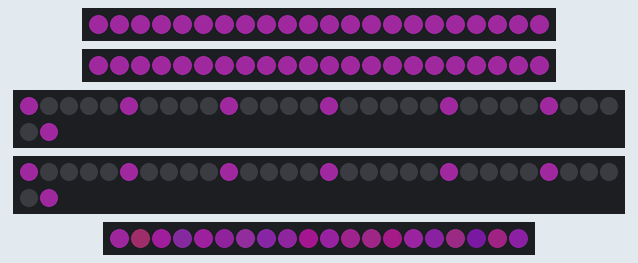
Recording of a sketch running on a simulated Arduino Uno, built with avr-gcc and run on an emulated ATmega328P. On the bench: 2 × 22 RGB LEDs in strip order, left to right, 2 × 32 RGB LEDs in strip order, left to right, continuing on the next row, 20 RGB LEDs in strip order, left to right. Dim RGB values are drawn brighter than linear; the strip is taken to match the declared colour order; random numbers use the default seed unless the sketch sets one.

Above: at 0.09 s.
At 5.49 s:
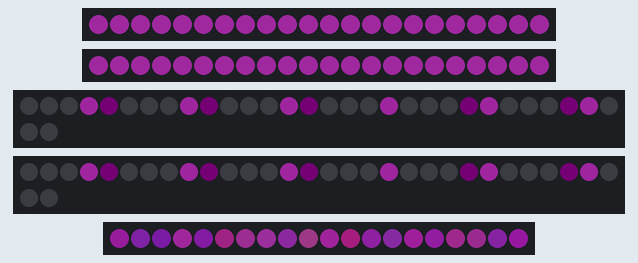
At 9.73 s:
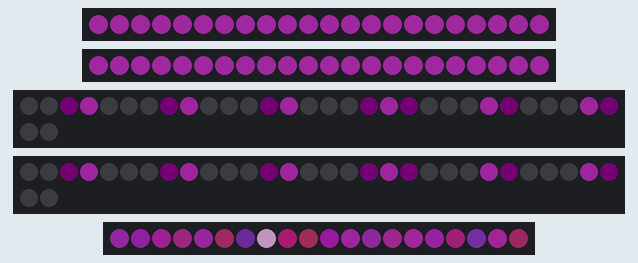
At 19.94 s:
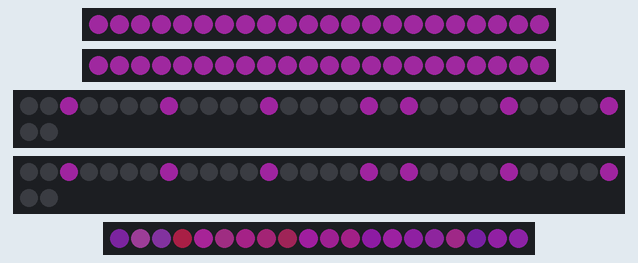
At 29.88 s:
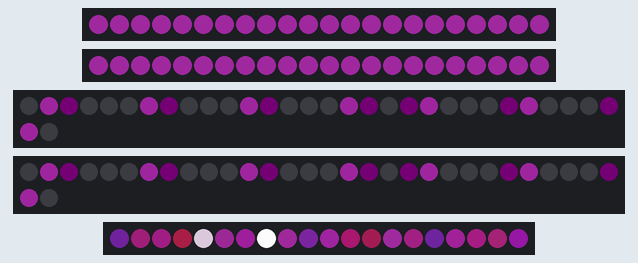
At 39.95 s:
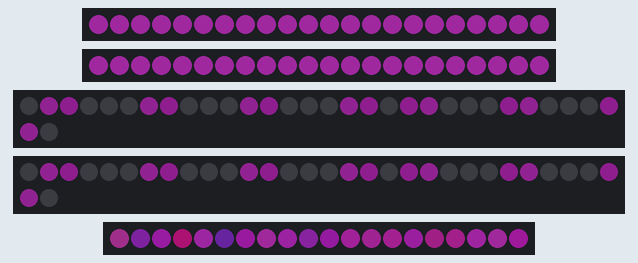

The sketch:

neosuit.ino
```cpp
// (licence header left out)
#include <Adafruit_NeoPixel.h>

const uint8_t PIN_STRIP_SHOULDER_LEFT = 6;
const uint8_t PIN_STRIP_SHOULDER_RIGHT = 3;
const uint8_t PIN_STRIP_GRID = 9;
const uint8_t PIN_STRIP_VENT_LEFT = 5;
const uint8_t PIN_STRIP_VENT_RIGHT = 10;

const uint16_t PIXEL_COUNT_SHOULDER_INNER = 13;
const uint16_t PIXEL_COUNT_SHOULDER_OUTER = 19;
const uint16_t PIXEL_COUNT_GRID = 20;
const uint16_t PIXEL_COUNT_VENT = 18;
const uint16_t PIXEL_COUNT_STUD = 4;

Adafruit_NeoPixel neoPixelStripGrid = Adafruit_NeoPixel(PIXEL_COUNT_GRID, PIN_STRIP_GRID, NEO_RGB + NEO_KHZ800);
Adafruit_NeoPixel neoPixelStripVentLeft = Adafruit_NeoPixel(PIXEL_COUNT_VENT + PIXEL_COUNT_STUD, PIN_STRIP_VENT_LEFT, NEO_RGB + NEO_KHZ800);
Adafruit_NeoPixel neoPixelStripVentRight = Adafruit_NeoPixel(PIXEL_COUNT_VENT + PIXEL_COUNT_STUD, PIN_STRIP_VENT_RIGHT, NEO_RGB + NEO_KHZ800);
Adafruit_NeoPixel neoPixelStripShoulderLeft = Adafruit_NeoPixel(PIXEL_COUNT_SHOULDER_INNER + PIXEL_COUNT_SHOULDER_OUTER, PIN_STRIP_SHOULDER_LEFT, NEO_GRB + NEO_KHZ800);
Adafruit_NeoPixel neoPixelStripShoulderRight = Adafruit_NeoPixel(PIXEL_COUNT_SHOULDER_INNER + PIXEL_COUNT_SHOULDER_OUTER, PIN_STRIP_SHOULDER_RIGHT, NEO_GRB + NEO_KHZ800);

// Base color (Pink for now. Originally r255, g061, b255 but divided by 8.)
const uint8_t COLOR_BASE_RED = 32;
const uint8_t COLOR_BASE_GREEN = 8;
const uint8_t COLOR_BASE_BLUE = 32;
const uint32_t COLOR_BASE = neoPixelStripGrid.Color(COLOR_BASE_RED, COLOR_BASE_GREEN, COLOR_BASE_BLUE);

// Alert color
const uint32_t COLOR_ALERT = neoPixelStripGrid.Color(0, 255, 0);  // Green

// Black
const uint32_t COLOR_BLACK = neoPixelStripGrid.Color(0, 0, 0);

const double VENT_STATE_FADE_FREQUENTLY_CHANCE = .25;
const double VENT_STATE_FADE_ONCE_CHANCE = .75;

const uint8_t GRID_FRONT_FACING_PIXEL_COUNT = 3;
const uint16_t GRID_FRONT_FACING_PIXELS[] = {0, 4, 7};

const double GRID_ALERT_ONE_PIXEL_CHANCE = .70;
const double GRID_ALERT_MULTIPLE_PIXELS_CHANCE = .30;
const uint8_t GRID_ALERT_MULTIPLE_PIXEL_COUNT = 3;
const unsigned long GRID_ALERT_MIN_DELAY = 180000;  // 3 min
const unsigned long GRID_ALERT_MAX_DELAY = 540000;  // 9 min max delay plus min delay.
const unsigned long GRID_ALERT_BLINK_HALF_PERIOD = 500;  // Time in milliseconds
const unsigned long GRID_ALERT_DURATION = 60000;

const double GRID_NEAR_WHITE_ONE_PIXEL_CHANCE = .80;
const double GRID_NEAR_WHITE_THREE_PIXELS_CHANCE = .20;
const uint8_t GRID_NEAR_WHITE_MULTIPLE_PIXEL_COUNT = 3;
const unsigned long GRID_NEAR_WHITE_MIN_DELAY = 5000;  // 5 Seconds
const unsigned long GRID_NEAR_WHITE_MAX_DELAY = 10000;  // 10 seconds max delay plus min delay.
const unsigned long GRID_NEAR_WHITE_FLASH_DURATION = 4000;
const unsigned long GRID_NEAR_WHITE_MULTIPLE_SEPARATION = 1000;  // How often multple flashes start after each other.

const double SHIMMER_COLOR_SHIFT_MULTIPLIER = .50;

const uint16_t SHOULDER_LEAD_SEPARATION = 5;
const unsigned long SHOULDER_CYCLE_TIME = 250;  // Time in milliseconds

const unsigned long VENT_STATE_FADE_MIN_DELAY = 90000;  // 1.5 min
const unsigned long VENT_STATE_FADE_MAX_DELAY = 360000;  // 6 min tops plus the min delay
const unsigned long VENT_CYCLE_TIME = 4000;  // Time in milliseconds
const uint8_t VENT_CYCLE_FREQUENTLY_COUNT = 8;

const uint16_t INDEX_VENT_LEFT_START = 0;  // 18 Pixels
const uint16_t INDEX_VENT_RIGHT_START = 0;  // 18 Pixels
const uint16_t INDEX_STUD_LEFT_START = 18;  // 4 Pixels
const uint16_t INDEX_STUD_RIGHT_START = 18;  // 4 Pixels
const uint16_t INDEX_SHOULDER_INNER_LEFT_START = 19;  // 13 Pixels
const uint16_t INDEX_SHOULDER_OUTER_LEFT_START = 0;  // 19 Pixels
const uint16_t INDEX_SHOULDER_INNER_RIGHT_START = 19;  // 13 Pixels
const uint16_t INDEX_SHOULDER_OUTER_RIGHT_START = 0;  // 19 Pixels
const uint16_t INDEX_GRID_START = 0;  // 20 Pixels

const uint8_t ZONE_VENT_LEFT = 2;
const uint8_t ZONE_VENT_RIGHT = 3;
const uint8_t ZONE_STUD_LEFT = 4;
const uint8_t ZONE_STUD_RIGHT = 5;
const uint8_t ZONE_SHOULDER_INNER_LEFT = 6;
const uint8_t ZONE_SHOULDER_OUTER_LEFT = 7;
const uint8_t ZONE_SHOULDER_INNER_RIGHT = 8;
const uint8_t ZONE_SHOULDER_OUTER_RIGHT = 9;
const uint8_t ZONE_GRID = 10;

unsigned long ventFadeStartTime;
unsigned long ventFadeEndTime;

uint8_t gridAlertPixelCount;
unsigned long gridAlertStartTime;
unsigned long gridAlertEndTime;
double gridAlertPixelRanks[GRID_FRONT_FACING_PIXEL_COUNT];
uint16_t gridAlertPixelIndexes[GRID_FRONT_FACING_PIXEL_COUNT];
uint8_t gridNearWhitePixelCount;
unsigned long gridNearWhiteStartTime;
unsigned long gridNearWhiteEndTime;
double gridNearWhitePixelRanks[GRID_FRONT_FACING_PIXEL_COUNT];
uint16_t gridNearWhitePixelIndexes[GRID_FRONT_FACING_PIXEL_COUNT];

double randomDouble() {
    double randomNumber = random(0, 1569324981) / 1569324981.0;
    return randomNumber;
}

uint16_t getZoneOffset(uint8_t zone) {

    uint16_t zoneOffset;

    if (zone == ZONE_VENT_LEFT) {
        zoneOffset = INDEX_VENT_LEFT_START;
    }
    else if (zone == ZONE_VENT_RIGHT) {
        zoneOffset = INDEX_VENT_RIGHT_START;
    }
    else if (zone == ZONE_STUD_LEFT) {
        zoneOffset = INDEX_STUD_LEFT_START;
    }
    else if (zone == ZONE_STUD_RIGHT) {
        zoneOffset = INDEX_STUD_RIGHT_START;
    }
    else if (zone == ZONE_SHOULDER_INNER_LEFT) {
        zoneOffset = INDEX_SHOULDER_INNER_LEFT_START;
    }
    else if (zone == ZONE_SHOULDER_OUTER_LEFT) {
        zoneOffset = INDEX_SHOULDER_OUTER_LEFT_START;
    }
    else if (zone == ZONE_SHOULDER_INNER_RIGHT) {
        zoneOffset = INDEX_SHOULDER_INNER_RIGHT_START;
    }
    else if (zone == ZONE_SHOULDER_OUTER_RIGHT) {
        zoneOffset = INDEX_SHOULDER_OUTER_RIGHT_START;
    }
    else if (zone == ZONE_GRID) {
        zoneOffset = INDEX_GRID_START;
    }

    return zoneOffset;
}

uint8_t getRedColor(uint32_t color) {
     return (uint8_t)(color >> 16);
}

uint8_t getGreenColor(uint32_t color) {
     return (uint8_t)(color >> 8);
}

uint8_t getBlueColor(uint32_t color) {
     return (uint8_t)color;
}

uint32_t getColor(uint8_t zone, uint16_t pixelIndex) {

    // Due to how the inner shoulder is wired, invert the pixel index.
    if (zone == ZONE_SHOULDER_INNER_RIGHT || zone == ZONE_SHOULDER_INNER_LEFT) {
        pixelIndex = PIXEL_COUNT_SHOULDER_INNER - pixelIndex - 1;
    }

    uint16_t pixelOffset = getZoneOffset(zone) + pixelIndex;
    uint32_t color;

    if (zone == ZONE_VENT_LEFT || zone == ZONE_STUD_LEFT) {
        color = neoPixelStripVentLeft.getPixelColor(pixelOffset);
    }
    else if (zone == ZONE_VENT_RIGHT || zone == ZONE_STUD_RIGHT) {
        color = neoPixelStripVentRight.getPixelColor(pixelOffset);
    }
    else if (zone == ZONE_SHOULDER_INNER_LEFT || zone == ZONE_SHOULDER_OUTER_LEFT) {
        color = neoPixelStripShoulderLeft.getPixelColor(pixelOffset);
    }
    else if (zone == ZONE_SHOULDER_INNER_RIGHT || zone == ZONE_SHOULDER_OUTER_RIGHT) {
        color = neoPixelStripShoulderRight.getPixelColor(pixelOffset);
    }
    else {
        color = neoPixelStripGrid.getPixelColor(pixelOffset);
    }

    return color;
}

void setColor(uint8_t zone, uint16_t pixelIndex, uint32_t color) {

    // Due to how the inner shoulder is wired, invert the pixel index.
    if (zone == ZONE_SHOULDER_INNER_RIGHT || zone == ZONE_SHOULDER_INNER_LEFT) {
        pixelIndex = PIXEL_COUNT_SHOULDER_INNER - pixelIndex - 1;
    }

    uint16_t pixelOffset = getZoneOffset(zone) + pixelIndex;

    if (zone == ZONE_VENT_LEFT || zone == ZONE_STUD_LEFT) {
        neoPixelStripVentLeft.setPixelColor(pixelOffset, color);
    }
    else if (zone == ZONE_VENT_RIGHT || zone == ZONE_STUD_RIGHT) {
        neoPixelStripVentRight.setPixelColor(pixelOffset, color);
    }
    else if (zone == ZONE_SHOULDER_INNER_LEFT || zone == ZONE_SHOULDER_OUTER_LEFT) {
        neoPixelStripShoulderLeft.setPixelColor(pixelOffset, color);
    }
    else if (zone == ZONE_SHOULDER_INNER_RIGHT || zone == ZONE_SHOULDER_OUTER_RIGHT) {
        neoPixelStripShoulderRight.setPixelColor(pixelOffset, color);
    }
    else {
        neoPixelStripGrid.setPixelColor(pixelOffset, color);
    }
}

void animateVents(unsigned long currentFrameTime) {

    // Random fade off then on frequently
    if (currentFrameTime >= ventFadeStartTime) {
	if (currentFrameTime < ventFadeEndTime) {

            const unsigned long fadeTime = currentFrameTime - ventFadeStartTime;

            // Set vent color based on a cosine wave.
            const double fadeAmount = cos((fadeTime + 0.0)/ VENT_CYCLE_TIME * 2 * PI) / 2 + .5;

            setVentsFade(fadeAmount);
        }
        else {
            turnVentsOnAndCalculateNextFadeTime(currentFrameTime);
        }
    }
    // Just stay on.
    else {
        // Don't really have to do anything here.
    }
}

void turnVentsOnAndCalculateNextFadeTime(unsigned long currentFrameTime) {

    setVentsFade(1.0);

    ventFadeStartTime = currentFrameTime + VENT_STATE_FADE_MIN_DELAY + (VENT_STATE_FADE_MAX_DELAY * randomDouble());

    // Determine the next type of vent fade.
    if (VENT_STATE_FADE_FREQUENTLY_CHANCE < randomDouble()) {
        ventFadeEndTime = ventFadeStartTime + VENT_CYCLE_TIME;
    }
    else {
        ventFadeEndTime = ventFadeStartTime + (VENT_CYCLE_TIME * VENT_CYCLE_FREQUENTLY_COUNT);
    }
}

void setFadedColor(uint8_t zone, uint16_t pixelIndex, uint32_t color, double amountOn) {

    const uint8_t fadedRed = uint8_t(getRedColor(color) * amountOn);
    const uint8_t fadedGreen = uint8_t(getGreenColor(color) * amountOn);
    const uint8_t fadedBlue = uint8_t(getBlueColor(color) * amountOn);
    const uint32_t fadedColor = neoPixelStripGrid.Color(fadedRed, fadedGreen, fadedBlue);

    setColor(zone, pixelIndex, fadedColor);
}

void setVentsFade(double fadeAmount) {
    for (uint16_t pixelIndex = 0; pixelIndex < PIXEL_COUNT_VENT; pixelIndex++) {
        setFadedColor(ZONE_VENT_LEFT, pixelIndex, COLOR_BASE, fadeAmount);
        setFadedColor(ZONE_VENT_RIGHT, pixelIndex, COLOR_BASE, fadeAmount);
    }
}

void animateSholders(unsigned long currentFrameTime) {
    // Animate inner strips
    animateShouldersSubZone(ZONE_SHOULDER_INNER_LEFT, ZONE_SHOULDER_INNER_RIGHT, currentFrameTime, PIXEL_COUNT_SHOULDER_INNER);
    // Animate outer strips
    animateShouldersSubZone(ZONE_SHOULDER_OUTER_LEFT, ZONE_SHOULDER_OUTER_RIGHT, currentFrameTime, PIXEL_COUNT_SHOULDER_OUTER);
}

/*
 * Animates either the inner or outer shoulder LED string.
 */
void animateShouldersSubZone(uint8_t leftZone, uint8_t rightZone, unsigned long currentFrameTime, uint16_t pixelCount) {

    const double placeInCycle = (currentFrameTime % SHOULDER_CYCLE_TIME + 0.0) / SHOULDER_CYCLE_TIME * SHOULDER_LEAD_SEPARATION;
    const uint16_t firstFadedLight = uint16_t(placeInCycle);
    const uint16_t secondFadedLight = uint16_t(placeInCycle + 1) % SHOULDER_LEAD_SEPARATION;

    for (uint16_t pixelIndex = 0; pixelIndex < pixelCount; pixelIndex++) {

        const uint16_t pixelInCycle = pixelIndex % SHOULDER_LEAD_SEPARATION;
        const uint16_t firstPixelOfSeparation = pixelIndex / SHOULDER_LEAD_SEPARATION * SHOULDER_LEAD_SEPARATION;

        // Basically here I am trying to fade two pixels to represent when a pixel should be fully on between two
        //   pixels.
        if (firstFadedLight + firstPixelOfSeparation == pixelIndex) {
            double amountOn = uint16_t(placeInCycle) + 1 - placeInCycle;
            setFadedColor(leftZone, pixelIndex, COLOR_BASE, amountOn);
            setFadedColor(rightZone, pixelIndex, COLOR_BASE, amountOn);
        }
        else if (secondFadedLight + firstPixelOfSeparation == pixelIndex) {
            double amountOn = placeInCycle - uint16_t(placeInCycle);
            setFadedColor(leftZone, pixelIndex, COLOR_BASE, amountOn);
            setFadedColor(rightZone, pixelIndex, COLOR_BASE, amountOn);
        }
        else {
            setColor(leftZone, pixelIndex, COLOR_BLACK);
            setColor(rightZone, pixelIndex, COLOR_BLACK);
        }
    }
}

/*
 * 'Shimmers' the pixels not used in other effects. Shimmering is setting the remaining grid pixels to a somewhat
 *   random deviation of the base color.
 */
void shimmerRemainingPixels(boolean pixelsUsed[]) {
    for (uint16_t pixelIndex = 0; pixelIndex < PIXEL_COUNT_GRID; pixelIndex++) {
        if (pixelsUsed[pixelIndex] == false) {
            uint8_t adjustedRed = uint8_t(min(max(COLOR_BASE_RED + (COLOR_BASE_RED * SHIMMER_COLOR_SHIFT_MULTIPLIER * randomDouble() * (randomDouble() * 2 - 1)), 0), 255));
            uint8_t adjustedGreen = uint8_t(min(max(COLOR_BASE_GREEN + (COLOR_BASE_GREEN * SHIMMER_COLOR_SHIFT_MULTIPLIER * randomDouble() * (randomDouble() * 2 - 1)), 0), 255));
            uint8_t adjustedBlue = uint8_t(min(max(COLOR_BASE_BLUE + (COLOR_BASE_BLUE * SHIMMER_COLOR_SHIFT_MULTIPLIER * randomDouble() * (randomDouble() * 2 - 1)), 0), 255));
            uint32_t adjustedColor = neoPixelStripGrid.Color(adjustedRed, adjustedGreen, adjustedBlue);
            setColor(ZONE_GRID, pixelIndex, adjustedColor);
        }
    }
}

/*
 * Sorts the front facing pixels to assist with front facing pixel randomization.
 */
void swapSort(uint16_t indexArray[], double rankArray[]) {

    boolean done = false;  // flag to know when we're done sorting
    while(done == false) {  // simple swap sort, sorts numbers from lowest to highest
        done = true;
        for (uint16_t index = 0; index < (GRID_FRONT_FACING_PIXEL_COUNT - 1); index++) {
            if (rankArray[index] > rankArray[index + 1]) {  // numbers are out of order - swap
                uint16_t swapIndex = indexArray[index + 1];
                double swapRank = rankArray[index + 1];
                indexArray[index + 1] = indexArray[index];
                rankArray[index + 1] = rankArray[index];
                indexArray[index] = swapIndex;
                rankArray[index] = swapRank;
                done = false;
            }
        }
    }
}

/*
 * Determines when and the type of the next grid 'alert'. An 'alert' is essentially blinking red lights.
 */
void determineNextGridAlert(unsigned long currentFrameTime) {
    if (randomDouble() < GRID_ALERT_MULTIPLE_PIXELS_CHANCE) {
        gridAlertPixelCount = GRID_ALERT_MULTIPLE_PIXEL_COUNT;
    }
    else {
        gridAlertPixelCount = 1;
    }

    gridAlertStartTime = currentFrameTime + GRID_ALERT_MIN_DELAY + randomDouble() * GRID_ALERT_MAX_DELAY;
    gridAlertEndTime = gridAlertStartTime + GRID_ALERT_DURATION;

    for (uint8_t frontFacingPixelIndex = 0; frontFacingPixelIndex < GRID_FRONT_FACING_PIXEL_COUNT; frontFacingPixelIndex++) {
        gridAlertPixelRanks[frontFacingPixelIndex] = randomDouble();
        gridAlertPixelIndexes[frontFacingPixelIndex] = GRID_FRONT_FACING_PIXELS[frontFacingPixelIndex];
    }

    swapSort(gridAlertPixelIndexes, gridAlertPixelRanks);
}

/*
 * Determines when and the type of the next grid white flash.
 */
void determineNextGridNearWhite(unsigned long currentFrameTime) {

    if (randomDouble() < GRID_ALERT_MULTIPLE_PIXELS_CHANCE) {
        gridNearWhitePixelCount = GRID_ALERT_MULTIPLE_PIXEL_COUNT;
    }
    else {
        gridNearWhitePixelCount = 1;
    }

    gridNearWhiteStartTime = currentFrameTime + GRID_NEAR_WHITE_MIN_DELAY + randomDouble() * GRID_NEAR_WHITE_MAX_DELAY;
    gridNearWhiteEndTime = gridNearWhiteStartTime + GRID_NEAR_WHITE_FLASH_DURATION +
        (gridNearWhitePixelCount - 1) * GRID_NEAR_WHITE_MULTIPLE_SEPARATION;

    for (uint8_t frontFacingPixelIndex = 0; frontFacingPixelIndex < GRID_FRONT_FACING_PIXEL_COUNT; frontFacingPixelIndex++) {
        gridNearWhitePixelRanks[frontFacingPixelIndex] = randomDouble();
        gridNearWhitePixelIndexes[frontFacingPixelIndex] = GRID_FRONT_FACING_PIXELS[frontFacingPixelIndex];
    }

    swapSort(gridNearWhitePixelIndexes, gridNearWhitePixelRanks);
}

/*
 * Processes the next frame of the grid. Includes 'alert' flashes, bright white flashes, and a shimmer effect based on the
 *   base color.
 */
void animateGrid(unsigned long currentFrameTime) {

    boolean pixelsUsed[PIXEL_COUNT_GRID];
    for (uint16_t pixelsUsedIndex = 0; pixelsUsedIndex < PIXEL_COUNT_GRID; pixelsUsedIndex++) {
        pixelsUsed[pixelsUsedIndex] = false;
    }

    boolean frontFacingIndexesUsed[GRID_FRONT_FACING_PIXEL_COUNT];
    for (uint16_t frontFacingPixelIndex = 0; frontFacingPixelIndex < GRID_FRONT_FACING_PIXEL_COUNT; frontFacingPixelIndex++) {
        frontFacingIndexesUsed[frontFacingPixelIndex] = false;
    }

    // Three point alert color or one point alert color.
    if (currentFrameTime >= gridAlertStartTime) {

        if (currentFrameTime < gridAlertEndTime) {

            for (uint8_t alertPixelIndex = 0; alertPixelIndex < gridAlertPixelCount; alertPixelIndex++) {
                frontFacingIndexesUsed[alertPixelIndex] = true;

                uint16_t gridPixelIndex = gridAlertPixelIndexes[alertPixelIndex];

                unsigned long timeInPeriod = (currentFrameTime - gridAlertStartTime) % (2 * GRID_ALERT_BLINK_HALF_PERIOD);

                if (pixelsUsed[gridPixelIndex] == false &&
                        ((alertPixelIndex == 0 && timeInPeriod < GRID_ALERT_BLINK_HALF_PERIOD) ||
                        (alertPixelIndex == 1 && timeInPeriod > GRID_ALERT_BLINK_HALF_PERIOD) ||
                        (alertPixelIndex == 2))) {

                    setColor(ZONE_GRID, gridPixelIndex, COLOR_ALERT);
                    pixelsUsed[gridPixelIndex] = true;
                }
            }
        }
        else {
	    determineNextGridAlert(currentFrameTime);
        }
    }

    // Random 3 point or 1 point near white twinkle
    if (currentFrameTime >= gridNearWhiteStartTime) {

        if (currentFrameTime < gridNearWhiteEndTime) {

            for (uint8_t nearWhitePixelIndex = 0; nearWhitePixelIndex < gridNearWhitePixelCount; nearWhitePixelIndex++) {

                uint16_t gridPixelIndex = gridNearWhitePixelIndexes[nearWhitePixelIndex];

                if (pixelsUsed[gridPixelIndex] == false && frontFacingIndexesUsed[nearWhitePixelIndex] == false &&
                         gridNearWhiteStartTime + GRID_NEAR_WHITE_MULTIPLE_SEPARATION * nearWhitePixelIndex < currentFrameTime &&
                         currentFrameTime < gridNearWhiteStartTime + GRID_NEAR_WHITE_FLASH_DURATION +
                             GRID_NEAR_WHITE_MULTIPLE_SEPARATION * nearWhitePixelIndex) {

                    unsigned long adjustedTime = currentFrameTime - (gridNearWhiteStartTime + GRID_NEAR_WHITE_MULTIPLE_SEPARATION * nearWhitePixelIndex);

                    uint8_t adjustedRed = (255 - COLOR_BASE_RED) * sin(adjustedTime * 1.0 / GRID_NEAR_WHITE_FLASH_DURATION * PI) + COLOR_BASE_RED;
                    uint8_t adjustedGreen = (255 - COLOR_BASE_GREEN) * sin(adjustedTime * 1.0 / GRID_NEAR_WHITE_FLASH_DURATION * PI) + COLOR_BASE_GREEN;
                    uint8_t adjustedBlue = (255 - COLOR_BASE_BLUE) * sin(adjustedTime * 1.0 / GRID_NEAR_WHITE_FLASH_DURATION * PI) + COLOR_BASE_BLUE;
                    uint32_t adjustedColor = neoPixelStripGrid.Color(adjustedRed, adjustedGreen, adjustedBlue);

                    setColor(ZONE_GRID, gridPixelIndex, adjustedColor);

                    pixelsUsed[gridPixelIndex] = true;
                }
            }
        }
        else {
            determineNextGridNearWhite(currentFrameTime);
        }
    }

    shimmerRemainingPixels(pixelsUsed);
}

/*
 * Determines the next time the grid 'alert' and white flash occurs. Also sets all the grid LEDs
 *   to a somewhat random deviation from the base color.
 */
void initializeGrid(unsigned long currentFrameTime) {

    boolean pixelsUsed[PIXEL_COUNT_GRID];
    for (uint16_t pixelsUsedIndex = 0; pixelsUsedIndex < PIXEL_COUNT_GRID; pixelsUsedIndex++) {
        pixelsUsed[pixelsUsedIndex] = false;
    }

    determineNextGridAlert(currentFrameTime);
    determineNextGridNearWhite(currentFrameTime);

    shimmerRemainingPixels(pixelsUsed);
}

/*
 * Sets the color of LED between the studs to the base color.
 */
void initializeStuds() {

    for (uint16_t pixelIndex = 0; pixelIndex < PIXEL_COUNT_STUD; pixelIndex++) {
        setColor(ZONE_STUD_LEFT, pixelIndex, COLOR_BASE);
        setColor(ZONE_STUD_RIGHT, pixelIndex, COLOR_BASE);
    }
}

/*
 * Initializes the program.
 */
void setup() {
    //Serial.begin(9600);  // TODO: Find a faster baud?
    neoPixelStripVentLeft.begin();
    neoPixelStripVentRight.begin();
    neoPixelStripShoulderLeft.begin();
    neoPixelStripShoulderRight.begin();
    neoPixelStripGrid.begin();

    unsigned long currentFrameTime = millis();

    randomSeed(analogRead(0));  // Remove if we finish the pants.

    turnVentsOnAndCalculateNextFadeTime(currentFrameTime);
    animateSholders(currentFrameTime);
    initializeGrid(currentFrameTime);
    initializeStuds();

    neoPixelStripVentLeft.show();
    neoPixelStripVentRight.show();
    neoPixelStripShoulderLeft.show();
    neoPixelStripShoulderRight.show();
    neoPixelStripGrid.show();
}

/*
 * The main program loop.
 */
void loop() {
    unsigned long currentFrameTime = millis();

    animateVents(currentFrameTime);
    animateSholders(currentFrameTime);
    animateGrid(currentFrameTime);
    // FYI, studs never change.

    neoPixelStripVentLeft.show();
    neoPixelStripVentRight.show();
    neoPixelStripShoulderLeft.show();
    neoPixelStripShoulderRight.show();
    neoPixelStripGrid.show();
}
```
